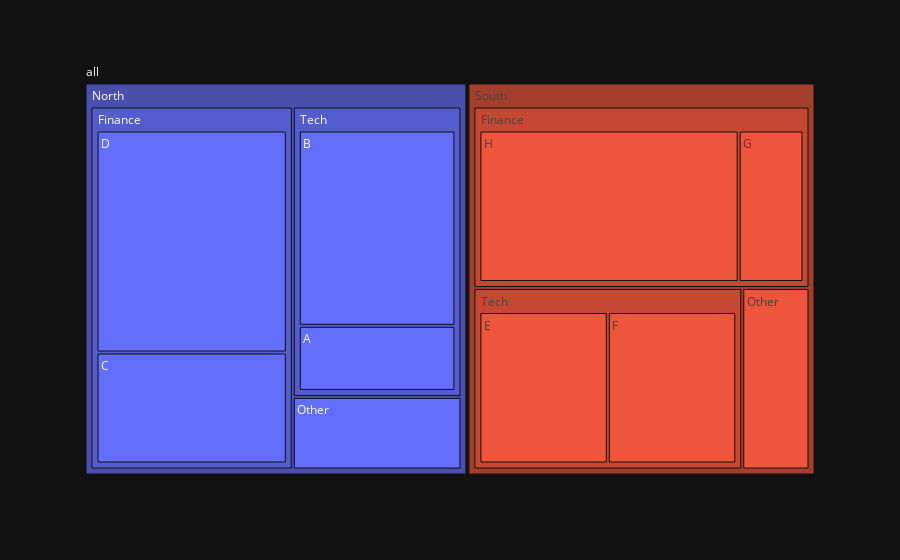

The notebook cell this image was saved under:
### Code cell
fig = px.treemap(dataset, path=['all', 'regions', 'sectors', 'vendors'], values='sales')
fig.update_layout(template='plotly_dark')
fig.show()

### Figure 1 — Plotly figure (JSON) as saved in the notebook; plotly's stock layout.template omitted (floating-point values rounded to 4 significant figures)
{"data": [{"branchvalues": "total", "domain": {"x": [0, 1], "y": [0, 1]}, "hovertemplate": "labels=%{label}<br>sales=%{value}<br>parent=%{parent}<br>id=%{id}<extra></extra>", "ids": ["all/North/Tech/A", "all/North/Tech/B", "all/North/Finance/C", "all/North/Finance/D", "all/South/Tech/E", "all/South/Tech/F", "all/South/Finance/G", "all/South/Finance/H", "all/North/Finance", "all/South/Finance", "all/North/Other", "all/South/Other", "all/North/Tech", "all/South/Tech", "all/North", "all/South", "all"], "labels": ["A", "B", "C", "D", "E", "F", "G", "H", "Finance", "Finance", "Other", "Other", "Tech", "Tech", "North", "South", "all"], "name": "", "parents": ["all/North/Tech", "all/North/Tech", "all/North/Finance", "all/North/Finance", "all/South/Tech", "all/South/Tech", "all/South/Finance", "all/South/Finance", "all/North", "all/South", "all/North", "all/South", "all/North", "all/South", "all", "all", ""], "type": "treemap", "values": [1, 3, 2, 4, 2, 2, 1, 4, 6, 5, 1, 1, 4, 4, 11, 10, 21]}], "layout": {"legend": {"tracegroupgap": 0}, "margin": {"t": 60}}}
